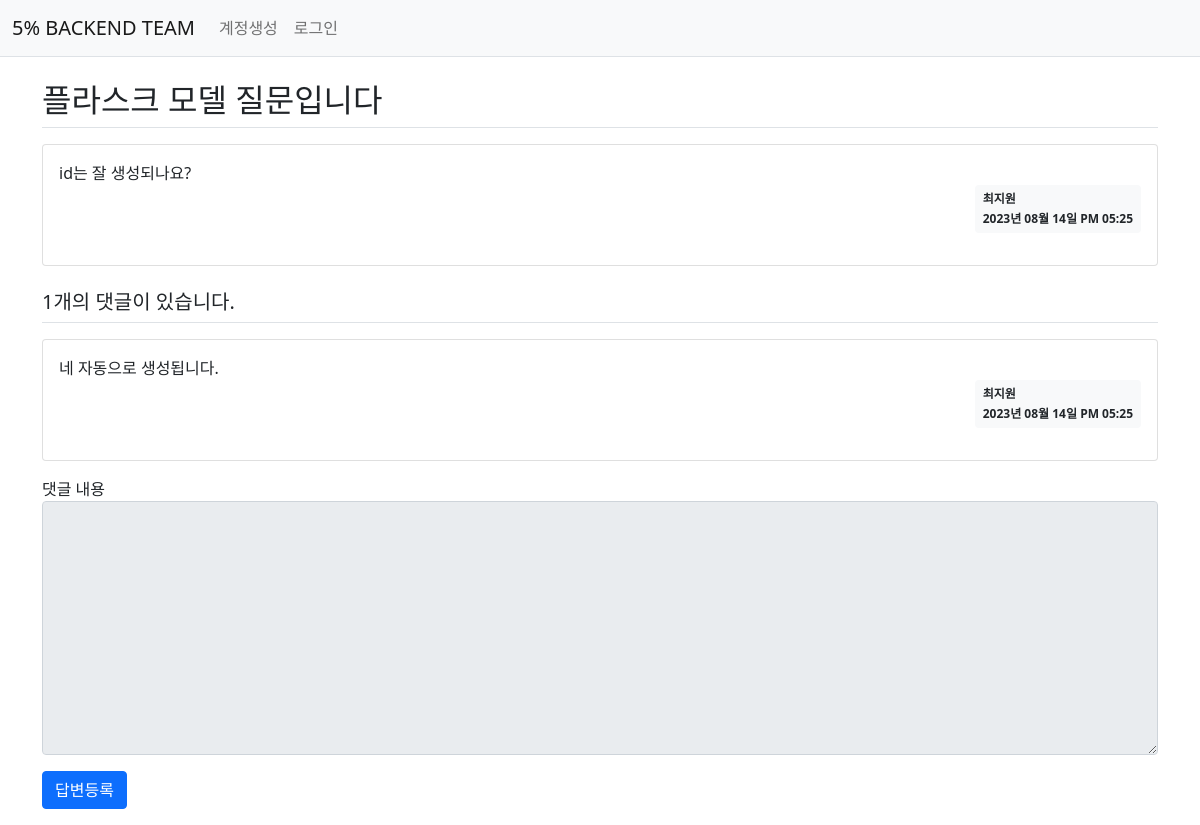
/question/detail/303/, run on the app's committed database.
### pybo/models.py (models this page shows)
class Question(db.Model):
    id=db.Column(db.Integer, primary_key=True)
    subject=db.Column(db.String(200), nullable=False)
    content=db.Column(db.Text(),nullable=False)
    create_date=db.Column(db.DateTime(), nullable=False)
    user_id = db.Column(db.Integer, db.ForeignKey('user.id', ondelete='CASCADE'), nullable=False)
    user = db.relationship('User', backref=db.backref('question_set'))
    modify_date=db.Column(db.DateTime(), nullable=True)

class User(db.Model):
    id=db.Column(db.Integer,primary_key=True)
    username=db.Column(db.String(150),unique=True,nullable=False)
    password=db.Column(db.String(200),nullable=False)
    email=db.Column(db.String(120),unique=True,nullable=False)

class Answer(db.Model):
    id=db.Column(db.Integer,primary_key=True)
    question_id=db.Column(db.Integer,db.ForeignKey('question.id',ondelete='CASCADE'))
    question=db.relationship('Question',backref=db.backref('answer_set'))
    content=db.Column(db.Text(),nullable=False)
    create_date=db.Column(db.DateTime(),nullable=False)
    user_id=db.Column(db.Integer, db.ForeignKey('user.id', ondelete='CASCADE'),nullable=False)
    user=db.relationship('User',backref=db.backref('answer_set'))
    modify_date=db.Column(db.DateTime(), nullable=True)

### pybo/views/question_views.py (the view)
@bp.route('/detail/<int:question_id>/')
def detail(question_id):
    form=AnswerForm()
    question = Question.query.get_or_404(question_id)
    return render_template('question/question_detail.html', question=question, form=form)

### pybo/forms.py
class AnswerForm(FlaskForm):
    content=TextAreaField('내용',validators=[DataRequired('내용은 필수입력 항목입니다.')])

### pybo/filter.py (called while the page is built)
def format_datetime(value,fmt='%Y년 %m월 %d일 %p %I:%M'):
    return value.strftime(fmt)

### pybo/views/auth_views.py (called while the page is built)
@bp.before_app_request
def load_logged_in_user():
    user_id=session.get('user_id')
    if user_id is None:
        g.user=None
    else:
        g.user=User.query.get(user_id)

### pybo/templates/question/question_detail.html (shortened to what this page needs)
{% extends 'base.html' %}
{% block content %}
<div class="container my-3">
    <h2 class="border-bottom py-2">{{question.subject}}</h2>
    <div class="card my-3">
        <div class="card-body">
            <div class="card-text" style="white-space:pre-line;">{{question.content}}</div>
            <div class="d-flex justify-content-end">
                <div class="badge bg-light text-dark p-2 text-start">
                    <div class="mb-2">{{ question.user.username }}</div>
                    <div>{{question.create_date|datetime}}</div>
                </div>
            </div>
        </div>
    </div>
    <h5 class="border-bottom my-3 py-2">{{question.answer_set|length}}개의 댓글이 있습니다.</h5>
    {% for answer in question.answer_set %}
    <div class="card my-3">
        <div class="card-body">
            <div class="card-text" style="white-space:pre-line;">{{answer.content}}</div>
            <div class="d-flex justify-content-end">
                <div class="badge bg-light text-dark p-2 text-start">
                    <div class="mb-2">{{ answer.user.username }}</div>
                    <div>{{answer.create_date|datetime}}</div>
                </div>
            </div>
        </div>
    </div>
    {% endfor %}
    <form action="{{url_for('answer.create',question_id=question.id)}}" method="post" class="my-3">
        <div class="mb-3">
            <label for="content">댓글 내용</label>
            <textarea {% if not g.user %} disabled {% endif %}
                      name="content" id="content" class="form-control" rows="10"></textarea>
        </div>
        <input type="submit" value="답변등록" class="btn btn-primary">
    </form>
</div>
{% endblock %}

### data on the page
Question: subject "플라스크 모델 질문입니다", content "id는 잘 생성되나요?", create_date "2023년 08월 14일 PM 05:25"
User: user.username "최지원"
Answer: content "네 자동으로 생성됩니다.", user.username "최지원", create_date "2023년 08월 14일 PM 05:25"

### other printed values
{{ question.answer_set|length }} "1"
